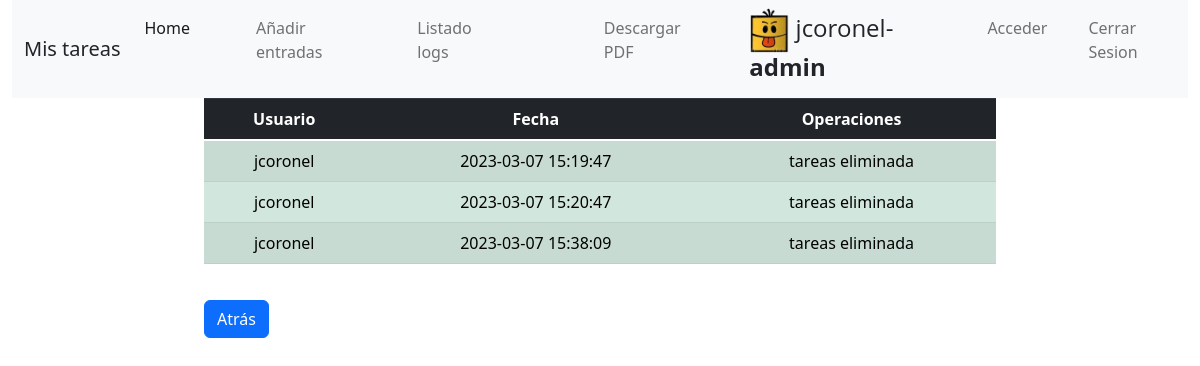
The page /index.php?accion=listadolog (signed in) on the database its author committed.
### tables this page shows
CREATE TABLE IF NOT EXISTS `logs` (
  `usuarios` varchar(40) NOT NULL,
  `fecha` timestamp NOT NULL DEFAULT CURRENT_TIMESTAMP ON UPDATE CURRENT_TIMESTAMP,
  `operaciones` varchar(30) NOT NULL
);

### modelo/modelo.php (called while the page is built, shortened)
<?php
class modelo
{
    private $conexion;
    private $host = "localhost";
    private $user = "root";
    private $pass = "";
    private $db = "bdlistadotarea";
    public function conectar()
    {
        try {
            $this->conexion = new PDO("mysql:host=$this->host;dbname=$this->db", $this->user, $this->pass);
            $this->conexion->setAttribute(PDO::ATTR_ERRMODE, PDO::ERRMODE_EXCEPTION);
            return true;
        } catch (PDOException $ex) {
            return $ex->getMessage();
        }
    }
    public function listado_logs()
    {
        $resultmodelo = [
            'correcto' => null,
            'mensaje' => null,
            'datos' => [],
        ];
        try {
            $resultsquery = $this->conexion->query("SELECT * FROM logs");
            if ($resultsquery) {
                $resultmodelo['correcto'] = true;
                $resultmodelo['datos'] = $resultsquery->fetchAll(PDO::FETCH_ASSOC);
                $resultmodelo['mensaje'] = 'La consulta se ha realizado correctamente';
            }
        } catch (PDOException $ex) {
            $resultmodelo['error'] = $ex->getMessage();
        }
        return $resultmodelo;
    }
}

### controlador/controlador.php (called while the page is built, shortened)
<?php
require_once 'modelo/modelo.php';
class controlador
{
    private $modelo;
    public function __construct()
    {
        $this->modelo = new modelo();
    }
    public function listadolog()
    {
        $parametrosVistas = [
            'datos' => [],
            'tipo' => null,
            'mensaje' => null,
        ];
        if (isset($_SESSION['user'])) {
            if ($_SESSION['rol'] == 'admin') {
                $resultModelo = $this->modelo->listado_logs();
            }
        }
        if ($resultModelo['correcto']) {
            $parametrosVistas['datos'] = $resultModelo['datos'];
            $parametrosVistas['tipo'] = 'alert alert-success text-center';
            $parametrosVistas['mensaje'] = 'lectura de log';
        } else {
            $parametrosVistas['tipo'] = 'alert alert-danger text-center';
            $parametrosVistas['mensaje'] = $resultModelo['mensaje'];
        }
        include_once 'vistas/log.php';
    }
}

### vistas/log.php (the view)
<!DOCTYPE html>
<html lang="es">
<?php require 'includes/head.php';?>
<body>
    <div class="row justify-content-center">
    <div class="col-xs-2 col-sm-4 col-md-6 col-lg-8">
        <table class="table table-success table-striped">
            <thead class="thead-dark text-center">
                <tr>
                    <th>Usuario</th>
                    <th>Fecha</th>
                    <th>Operaciones</th>
                </tr>
            </thead>
            <tbody>
            <?php
                foreach ($parametrosVistas['datos'] as $entrada): ?>
                <tr>
                    <td class="text-center"><?php echo $entrada['usuarios']; ?></td>
                    <td class="text-center"><?php echo $entrada['fecha']; ?></td>
                    <td class="text-center"><?php echo $entrada['operaciones']; ?></td>
                </tr>
                <?php endforeach?>
            </tbody>
        </table>
        <a class="btn btn-primary" href="index.php?accion=userlogued">Atrás</a>
    </div>
</div>
</body>
</html>

### index.php (shortened to what this page needs)
<?php
require_once 'controlador/controlador.php';
$controlador = new controlador();
if ($_GET && isset($_GET['accion'])) {
  $accion = filter_input(INPUT_GET, "accion", FILTER_SANITIZE_STRING);
  if (method_exists($controlador, $accion)) {
    if ($accion == "login") {
      if (checkParam("usuario") && checkParam("password")) {
        $controlador->$accion($_POST['usuario'], $_POST['password']);
      } else {
        $controlador->index();
      }
    } else {
      $controlador->$accion();
    }
  } else {
    $controlador->index();
  }
} else {
  $controlador->index();
}

### includes/head.php (shortened to what this page needs)
<head>
    <link rel="stylesheet" href="https://cdn.jsdelivr.net/npm/bootstrap@4.0.0/dist/css/bootstrap.min.css">
    <link href="https://cdn.jsdelivr.net/npm/bootstrap@5.0.2/dist/css/bootstrap.min.css" rel="stylesheet">
    <link rel="stylesheet" href="css/style.css">
    <link href="https://cdn.jsdelivr.net/npm/bootstrap@5.2.2/dist/css/bootstrap.min.css" rel="stylesheet" />
    <link rel="stylesheet" href="https://cdnjs.cloudflare.com/ajax/libs/font-awesome/6.2.1/css/all.min.css" />
    <div class="container-fluid">
        <nav class="navbar navbar-expand-lg bg-light">
            <div class="container-fluid">
                <a class="navbar-brand">Mis tareas</a>
                <div class="collapse navbar-collapse" id="navbarSupportedContent">
                    <ul class="navbar-nav me-auto mb-2 mb-lg-0">
                        <li class="nav-item">
                            <a class="nav-link active" aria-current="page" href="#">Home</a>
                        <li class="nav-item" style="margin-left: 50px"> <a class="nav-link" href="index.php?accion=addtareas"> Añadir entradas</a></li>
                        <li class="nav-item" style="margin-left: 50px"> <a class="nav-link
                        <?php if (isset($_SESSION['user'])) {
                            if ($_SESSION['rol'] == 'user') {
                                echo 'disabled';
                            }
                        } else {
                            echo 'disabled';
                        } ?>" href="index.php?accion=listadolog"> Listado logs</a></li>
                        </li>
                        <li class="nav-item" style="margin-left: 100px"> <a class="nav-link" href="../includes/descargarPDF.php">Descargar PDF</a></li>
                        <h4 style="margin-left: 50px"><?php if (isset($_SESSION['user']) && ($_SESSION['rol'] == 'user' || $_SESSION['rol'] == 'admin')) { ?>
                                <img src="fotos/<?php echo $_SESSION['avatar']; ?>" style="width: 40px;">
                                <?php echo " " . $_SESSION['user'] . "-" . "<strong>" . $_SESSION['rol'] . "</strong>"; ?>
                        </h4>
                    <?php } else ?>
                    <li class="nav-item" style="margin-left: 50px"> <a class="nav-link" href="vistas/login.php"> Acceder</a></li>
                    <li class="nav-item" style="margin-left: 25px"> <a class="nav-link" href="index.php?accion=logout"> Cerrar Sesion</a></li>
                    </ul>
                </div>
            </div>
        </nav>
    </div>
</head>

### css/style.css (style rules this page uses)
a { text-decoration: none; color: #fff; }
body { font-size: 16px; font-family: 'Open Sans', sans-serif; background: #daffdb; }
h1, h2, h3, h4, h5, h6 { font-family: 'Open Sans', sans-serif; font-weight: normal; }
.btn { margin-top: 20px; }

### rows shown on the page
logs: usuarios "jcoronel", fecha "2023-03-07 15:19:47", operaciones "tareas eliminada"
logs: usuarios "jcoronel", fecha "2023-03-07 15:20:47", operaciones "tareas eliminada"
logs: usuarios "jcoronel", fecha "2023-03-07 15:38:09", operaciones "tareas eliminada"

### other values the page prints
$_SESSION['user'] "jcoronel"
$_SESSION['rol'] "admin"
